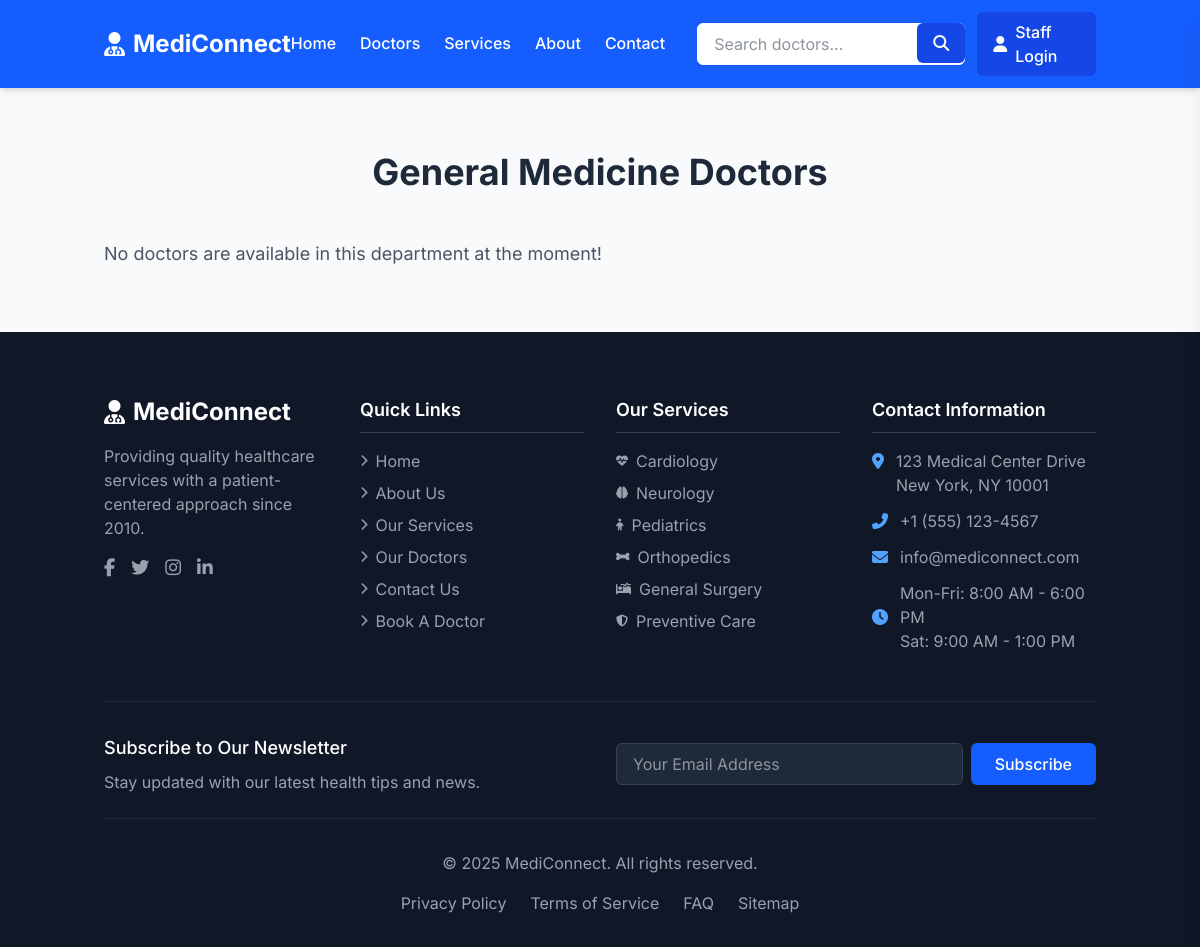
Page /departmental_doctors/1 on the earlier database version.
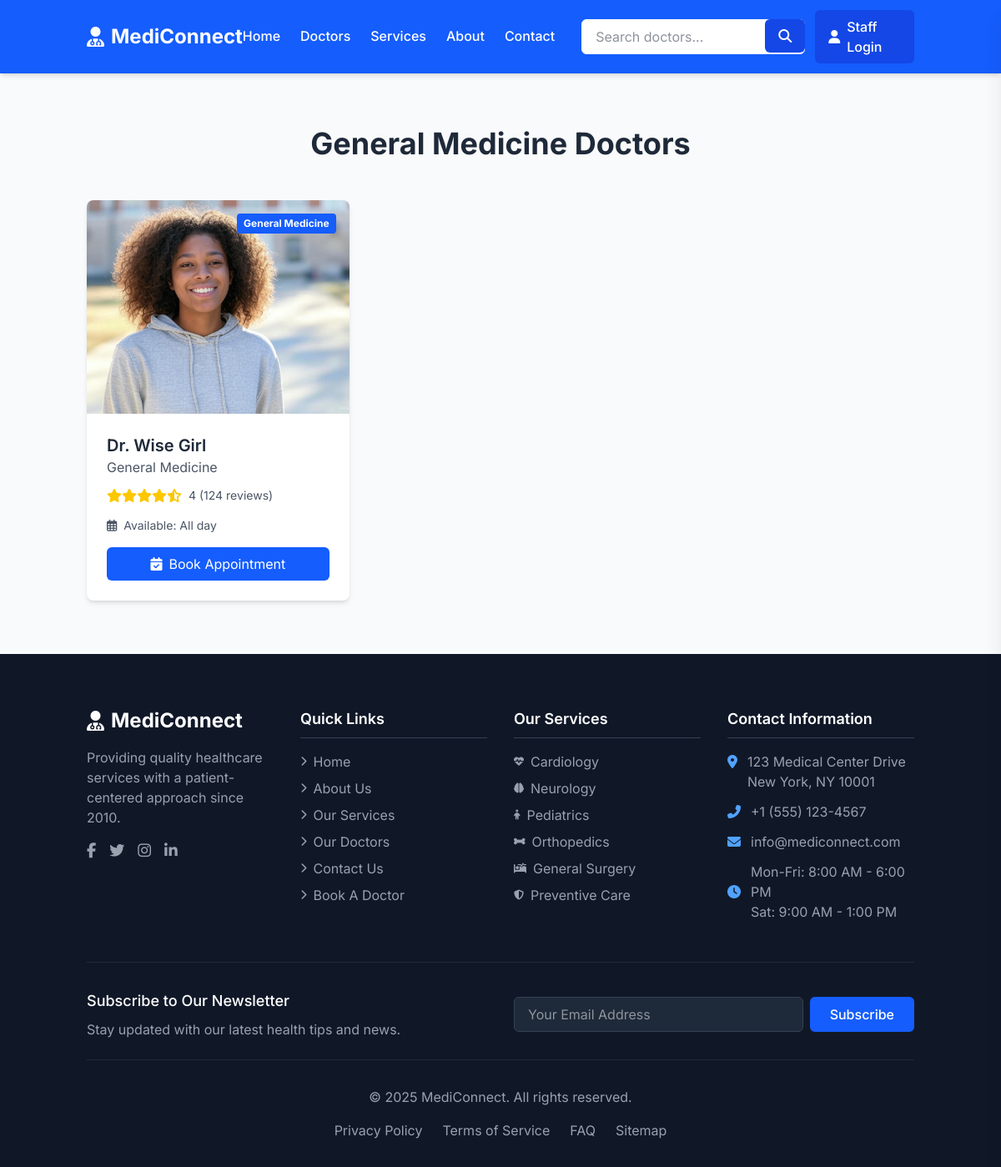
Same page on the later database version.
### models/models.py (models this page shows, shortened)
class Doctor(db.Model):
    id = db.Column(db.Integer, primary_key=True)
    name = db.Column(db.String(100), nullable=False)
    department_id = db.Column(db.Integer, db.ForeignKey('department.id'), nullable=False)  # Foreign key to Department
    image_url = db.Column(db.String(300), nullable=False)
    rating = db.Column(db.String(300), nullable=False)  # Doctor's rating
    work_hours = db.Column(db.String(300), nullable=False)  # Working hours of the doctor
    appointments = db.relationship('Appointment', backref='doctor', lazy=True)

class Department(db.Model):
    id = db.Column(db.Integer, primary_key=True)
    name = db.Column(db.String(100), nullable=False)
    image_url = db.Column(db.String(100), nullable=True)  # Optional image URL for department
    doctors = db.relationship('Doctor', backref='department', lazy=True)

### app.py (the view)
@app.route('/departmental_doctors/<int:department_id>' , methods=['GET'])
def departmental_doctors(department_id):
    department = Department.query.get(department_id)
    doctors = Doctor.query.filter_by(department_id=department_id).all()
    return render_template('categorized_doctors.html', doctors=doctors, department=department)

### templates/categorized_doctors.html (shortened to what this page needs)
{% extends "base.html" %}
{% block content %}
<section class="doctors-section py-16 bg-gray-50">
    <div class="container mx-auto px-4">
        <div class="text-center mb-12">
            <h2 class="text-3xl md:text-4xl font-bold text-gray-800 mb-4">
                {{ department.name }} Doctors
            </h2>
        </div>
        {% if doctors|length == 0 %}
        <p class="text-gray-600 text-lg">No doctors are available in this department at the moment!</p>
        {% else %}
        <div class="grid grid-cols-1 sm:grid-cols-2 lg:grid-cols-3 xl:grid-cols-4 gap-6">
            {% for doctor in doctors %}
            <div
                class="bg-white rounded-lg shadow-md overflow-hidden transition-transform hover:shadow-lg hover:-translate-y-1">
                <div class="relative">
                    <img src="{{ url_for('static', filename='uploads/'+doctor.image_url) }}" alt="Dr. Sarah Johnson"
                        class="w-full h-64 object-cover object-center">
                    <div class="absolute top-4 right-4 bg-blue-600 text-white text-xs font-bold px-2 py-1 rounded">
                        {{ doctor.department.name }}</div>
                </div>
                <div class="p-6">
                    <h3 class="text-xl font-semibold text-gray-800">{{ doctor.name }}</h3>
                    <p class="text-gray-600 mb-3">{{ doctor.department.name }}</p>
                    <div class="flex items-center mb-4">
                        <div class="flex text-yellow-400">
                            <i class="fas fa-star"></i>
                            <i class="fas fa-star"></i>
                            <i class="fas fa-star"></i>
                            <i class="fas fa-star"></i>
                            <i class="fas fa-star-half-alt"></i>
                        </div>
                        <span class="text-gray-600 text-sm ml-2">{{ doctor.rating }} (124 reviews)</span>
                    </div>
                    <div class="flex items-center text-sm text-gray-600 mb-4">
                        <i class="far fa-calendar-alt mr-2"></i>
                        <span>Available: {{ doctor.work_hours }}</span>
                    </div>
                    <a href="{{ url_for('book_appointment', doctor_id=doctor.id) }}"
                        class="w-full bg-blue-600 text-white py-2 rounded-md hover:bg-blue-700 transition flex items-center justify-center gap-2">
                        <i class="fas fa-calendar-check"></i> Book Appointment
                    </a>
                </div>
            </div>
            {% endfor %}
        </div>
        {% endif %}
    </div>
</section>
{% endblock %}

Differences in the rows shown:
added Doctor: image_url (picture), department.name "General Medicine", name "Dr. Wise Girl", rating "4", work_hours "All day"
Other differences:
text no longer shown: "No doctors are available in this department at the moment!"
